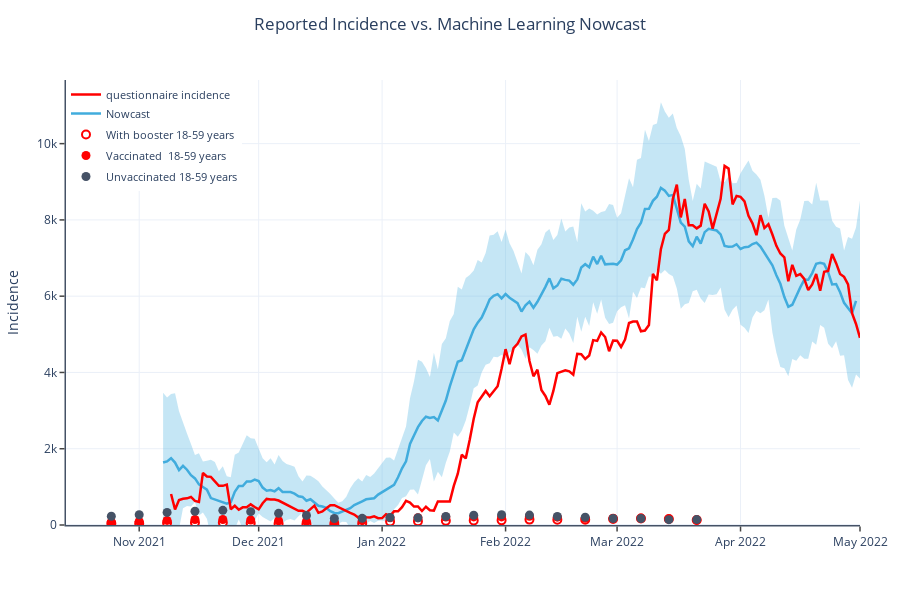

The code cell stored with this chart in its notebook:
### Code cell
import plotly.graph_objects as go
from datetime import date

SKIP_DAYS = 5

#Delta
# threshold=0.5
# after = cleaned_feature_data[['date']] > pd.to_datetime(date(year=2021, month=11, day=1))
# before = cleaned_feature_data[['date']] < pd.to_datetime(date(year=2022, month=1, day=1))

#Omicron
# threshold = 0.5
# after = cleaned_feature_data[['date']] > pd.to_datetime(date(year=2022, month=2, day=1))
# before = cleaned_feature_data[['date']] < pd.to_datetime(datetime.now().date())

# Omicron BA1
# threshold = 0.5
# after = cleaned_feature_data[['date']] > pd.to_datetime(date(year=2022, month=1, day=1))
# before = cleaned_feature_data[['date']] < pd.to_datetime(date(year=2022, month=3, day=1))

# Omicron BA2
# threshold = 0.32
# after = cleaned_feature_data[['date']] > pd.to_datetime(date(year=2022, month=3, day=1))
# before = cleaned_feature_data[['date']] < pd.to_datetime(datetime.now().date())

# All
threshold=0.6
after = cleaned_feature_data[['date']] > pd.to_datetime(date(year=2021, month=11, day=1))
before = cleaned_feature_data[['date']] < pd.to_datetime(datetime.now().date())

working_data = cleaned_feature_data[(before & after).values]

questionnaire_incidence = calculate_questionnaire_incidence(working_data)
predicted_incidence_plot_data = predict_incidence_runs(working_data, feature_names, threshold)

default_layout = {
    "title": {"y": 0.97, "x": 0.5, "xanchor": "center", "yanchor": "top"},
    "font_size": 12,
    "autosize": True,
    "height": 600,
    "margin": dict(l=60, r=30, b=75, t=80, pad=0),
    "template": "plotly_white",
    "hovermode": "x",
    "legend": {
        "font_size": 11,
        'x': 0,
        'y': 1,
        "itemclick": "toggleothers",
        "itemdoubleclick": "toggle",
        "tracegroupgap": 2,
    },
    "hoverlabel": {"font_color": "white", "namelength": -1},
    "xaxis": {
        "showline": True,
        "linewidth": 1.5,
        "linecolor": "#455266",
        "ticks": "outside",
        "tickwidth": 1.5,
        "rangemode": "nonnegative",
    },
    "yaxis": {
        "showline": True,
        "linewidth": 1.5,
        "linecolor": "#455266",
        "ticks": "outside",
        "tickwidth": 1.5,
        "rangemode": "nonnegative",
    },
    "showlegend": True,
}

i18n = {
    'de': {
    'booster': 'Mit Auffrischimpfung 18-59 Jahre',
    'base': 'Grundimmunisierte  18-59 Jahre',
    'unvax': 'Ungeimpfte 18-59 Jahre',
    'title': 'Gemeldete Inzidenz vs. Machine Learning Nowcast',
    'y_axis_title': 'Inzidenz',
    'nowcast': 'Nowcast',
    'insecurity': 'Modell Unsicherheit'
    },
    'en': {
    'booster': 'With booster 18-59 years',
    'base': 'Vaccinated  18-59 years',
    'unvax': 'Unvaccinated 18-59 years',
    'title': 'Reported Incidence vs. Machine Learning Nowcast',
    'y_axis_title': 'Incidence',
    'nowcast': 'Nowcast',
    'insecurity': 'Confidence interval'
    }
}

for language, translation in i18n.items():
    fig = go.Figure()

    fig.add_trace(go.Scatter(
        y=predicted_incidence_plot_data['mean'].values[SKIP_DAYS:] + 2 * predicted_incidence_plot_data['std'].values[
                                                                         SKIP_DAYS:],
        x=predicted_incidence_plot_data['date'].values[SKIP_DAYS:],
        showlegend=False,
        legendgroup='nowcast',
        mode='lines',
        marker=dict(color="#444"),
        line=dict(width=0),
        hoverinfo='skip'
    ))
    fig.add_trace(go.Scatter(
        name=translation['insecurity'],
        y=predicted_incidence_plot_data['mean'].values[SKIP_DAYS:] - 2 * predicted_incidence_plot_data['std'].values[
                                                                         SKIP_DAYS:],
        x=predicted_incidence_plot_data['date'].values[SKIP_DAYS:],
        showlegend=False,
        legendgroup='nowcast',
        marker=dict(color="#444"),
        line=dict(width=0),
        mode='lines',
        fillcolor='rgba(65, 172, 221, 0.3)',  #'rgba(68, 68, 68, 0.3)'
        fill='tonexty',
        hoverinfo='skip'
    ))

    fig.add_trace(go.Scatter(
        y=predicted_incidence_plot_data['mean'].values[SKIP_DAYS:-1],
        x=predicted_incidence_plot_data['date'].values[SKIP_DAYS:-1],
        name=translation['nowcast'],
        legendgroup='nowcast',
        mode='lines',
        hovertemplate="%{y:.0f}",
        line=dict(width=2.5,
                  color='#41ACDD'  #455266
                  )))

    fig.add_trace(go.Scatter(
        y=questionnaire_incidence['incidence'].values[:-1],
        x=questionnaire_incidence['date'].values[:-1],
        name='questionnaire incidence',
        legendgroup='nowcast',
        mode='lines',
        hovertemplate="%{y:.0f}",
        line=dict(width=2.5,
                  color='red'  #455266
                  )))

    fig.add_trace(go.Scatter(
        y=reported_incidence['Mit Auffrischimpfung 18-59 Jahre'].values[1:],
        x=reported_incidence['date'].values[1:],
        name=translation['booster'],
        mode='markers',
        hovertemplate="%{y:.0f}",
        marker=dict(size=8,
                    color='white',  #41ACDD
                    line=dict(width=2., color='red')  #DarkSlateGrey
                    )))

    fig.add_trace(go.Scatter(
        y=reported_incidence['Grundimmunisierte  18-59 Jahre'].values[1:],
        x=reported_incidence['date'].values[1:],
        name=translation['base'],
        mode='markers',
        hovertemplate="%{y:.0f}",
        marker=dict(size=9,
                    color='red',  #455266
                    # line=dict(width=1.5, color='DarkSlateGrey')
                    )
    ))

    fig.add_trace(go.Scatter(
        y=reported_incidence['Ungeimpfte 18-59 Jahre'].values[1:],
        x=reported_incidence['date'].values[1:],
        name=translation['unvax'],
        mode='markers',
        hovertemplate="%{y:.0f}",
        marker=dict(size=9,
                    color='#455266',  #red
                    # line=dict(width=1.5, color='DarkSlateGrey')
                    )))

    layout = dict(
        title_text=translation['title'],
        yaxis_title=translation['y_axis_title'],
        hovermode='x unified',
        hoverlabel={'font': {
            'color': 'black',
        }},
    )
    fig.update_layout(default_layout)
    fig.update_layout(layout)
    fig.write_html(f'incidence_nowcast_{language}.html', include_plotlyjs='cdn', full_html=False,
                   config={'responsive': 'true', 'displayModeBar': False})

fig.write_image(f"incidence_nowcast.png")
fig.show()

### Figure 1 — Plotly figure (JSON) as saved in the notebook; plotly's stock layout.template omitted (floating-point values rounded to 4 significant figures; data arrays with more than 128 entries replaced by an {"elided": "..."} marker saying what was removed)
{"data": [{"hoverinfo": "skip", "legendgroup": "nowcast", "line": {"width": 0}, "marker": {"color": "#444"}, "mode": "lines", "showlegend": false, "x": {"elided": "176 str values"}, "y": {"elided": "176 float values"}, "type": "scatter"}, {"fill": "tonexty", "fillcolor": "rgba(65, 172, 221, 0.3)", "hoverinfo": "skip", "legendgroup": "nowcast", "line": {"width": 0}, "marker": {"color": "#444"}, "mode": "lines", "name": "Confidence interval", "showlegend": false, "x": {"elided": "176 str values"}, "y": {"elided": "176 float values"}, "type": "scatter"}, {"hovertemplate": "%{y:.0f}", "legendgroup": "nowcast", "line": {"color": "#41ACDD", "width": 2.5}, "mode": "lines", "name": "Nowcast", "x": {"elided": "175 str values"}, "y": {"elided": "175 float values"}, "type": "scatter"}, {"hovertemplate": "%{y:.0f}", "legendgroup": "nowcast", "line": {"color": "red", "width": 2.5}, "mode": "lines", "name": "questionnaire incidence", "x": {"elided": "174 str values"}, "y": {"elided": "174 float values"}, "type": "scatter"}, {"hovertemplate": "%{y:.0f}", "marker": {"color": "white", "line": {"color": "red", "width": 2.0}, "size": 8}, "mode": "markers", "name": "With booster 18-59 years", "x": ["2021-10-25T00:00:00.000000000", "2021-11-01T00:00:00.000000000", "2021-11-08T00:00:00.000000000", "2021-11-15T00:00:00.000000000", "2021-11-22T00:00:00.000000000", "2021-11-29T00:00:00.000000000", "2021-12-06T00:00:00.000000000", "2021-12-13T00:00:00.000000000", "2021-12-20T00:00:00.000000000", "2021-12-27T00:00:00.000000000", "2022-01-03T00:00:00.000000000", "2022-01-10T00:00:00.000000000", "2022-01-17T00:00:00.000000000", "2022-01-24T00:00:00.000000000", "2022-01-31T00:00:00.000000000", "2022-02-07T00:00:00.000000000", "2022-02-14T00:00:00.000000000", "2022-02-21T00:00:00.000000000", "2022-02-28T00:00:00.000000000", "2022-03-07T00:00:00.000000000", "2022-03-14T00:00:00.000000000", "2022-03-21T00:00:00.000000000"], "y": [44.7, 44.97, 59.34, 63.65, 64.3, 49.19, 39.17, 29.44, 28.51, 47.39, 92.13, 96.41, 112.9, 118.5, 122.5, 141.1, 140.1, 136.0, 157.4, 172.0, 155.2, 131.7], "type": "scatter"}, {"hovertemplate": "%{y:.0f}", "marker": {"color": "red", "size": 9}, "mode": "markers", "name": "Vaccinated  18-59 years", "x": ["2021-10-25T00:00:00.000000000", "2021-11-01T00:00:00.000000000", "2021-11-08T00:00:00.000000000", "2021-11-15T00:00:00.000000000", "2021-11-22T00:00:00.000000000", "2021-11-29T00:00:00.000000000", "2021-12-06T00:00:00.000000000", "2021-12-13T00:00:00.000000000", "2021-12-20T00:00:00.000000000", "2021-12-27T00:00:00.000000000", "2022-01-03T00:00:00.000000000", "2022-01-10T00:00:00.000000000", "2022-01-17T00:00:00.000000000", "2022-01-24T00:00:00.000000000", "2022-01-31T00:00:00.000000000", "2022-02-07T00:00:00.000000000", "2022-02-14T00:00:00.000000000", "2022-02-21T00:00:00.000000000", "2022-02-28T00:00:00.000000000", "2022-03-07T00:00:00.000000000", "2022-03-14T00:00:00.000000000", "2022-03-21T00:00:00.000000000"], "y": [77.4, 95.13, 120.8, 144.4, 143.9, 129.8, 112.6, 96.07, 79.34, 114.4, 187.8, 190.2, 209.6, 211.8, 211.3, 227.9, 206.2, 175.6, 176.7, 181.1, 156.8, 122.7], "type": "scatter"}, {"hovertemplate": "%{y:.0f}", "marker": {"color": "#455266", "size": 9}, "mode": "markers", "name": "Unvaccinated 18-59 years", "x": ["2021-10-25T00:00:00.000000000", "2021-11-01T00:00:00.000000000", "2021-11-08T00:00:00.000000000", "2021-11-15T00:00:00.000000000", "2021-11-22T00:00:00.000000000", "2021-11-29T00:00:00.000000000", "2021-12-06T00:00:00.000000000", "2021-12-13T00:00:00.000000000", "2021-12-20T00:00:00.000000000", "2021-12-27T00:00:00.000000000", "2022-01-03T00:00:00.000000000", "2022-01-10T00:00:00.000000000", "2022-01-17T00:00:00.000000000", "2022-01-24T00:00:00.000000000", "2022-01-31T00:00:00.000000000", "2022-02-07T00:00:00.000000000", "2022-02-14T00:00:00.000000000", "2022-02-21T00:00:00.000000000", "2022-02-28T00:00:00.000000000", "2022-03-07T00:00:00.000000000", "2022-03-14T00:00:00.000000000", "2022-03-21T00:00:00.000000000"], "y": [228.2, 268.4, 329.8, 359.6, 384.3, 350.0, 305.0, 252.1, 170.1, 175.2, 196.5, 187.2, 225.7, 255.2, 270.0, 259.2, 225.5, 202.1, 171.5, 169.3, 140.3, 142.0], "type": "scatter"}], "layout": {"title": {"y": 0.97, "x": 0.5, "xanchor": "center", "yanchor": "top", "text": "Reported Incidence vs. Machine Learning Nowcast"}, "font": {"size": 12}, "margin": {"l": 60, "r": 30, "b": 75, "t": 80, "pad": 0}, "legend": {"font": {"size": 11}, "x": 0, "y": 1, "itemclick": "toggleothers", "itemdoubleclick": "toggle", "tracegroupgap": 2}, "hoverlabel": {"font": {"color": "black"}, "namelength": -1}, "xaxis": {"showline": true, "linewidth": 1.5, "linecolor": "#455266", "ticks": "outside", "tickwidth": 1.5, "rangemode": "nonnegative"}, "yaxis": {"showline": true, "linewidth": 1.5, "linecolor": "#455266", "ticks": "outside", "tickwidth": 1.5, "rangemode": "nonnegative", "title": {"text": "Incidence"}}, "autosize": true, "height": 600, "hovermode": "x unified", "showlegend": true}}
